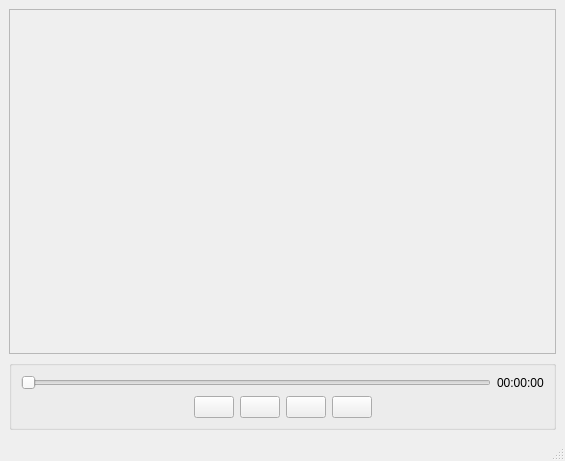
<?xml version="1.0" encoding="UTF-8"?>
<ui version="4.0">
 <class>MediaRendererDisplayWindow</class>
 <widget class="QMainWindow" name="MediaRendererDisplayWindow">
  <property name="geometry">
   <rect>
    <x>0</x>
    <y>0</y>
    <width>565</width>
    <height>461</height>
   </rect>
  </property>
  <property name="windowTitle">
   <string>MainWindow</string>
  </property>
  <widget class="QWidget" name="centralwidget">
   <layout class="QVBoxLayout" name="verticalLayout_3">
    <item>
     <widget class="QScrollArea" name="displayScrollArea">
      <property name="widgetResizable">
       <bool>true</bool>
      </property>
      <widget class="QWidget" name="scrollAreaWidgetContents">
       <property name="geometry">
        <rect>
         <x>0</x>
         <y>0</y>
         <width>543</width>
         <height>291</height>
        </rect>
       </property>
       <layout class="QVBoxLayout" name="verticalLayout_2">
        <item>
         <layout class="QVBoxLayout" name="verticalLayout"/>
        </item>
       </layout>
      </widget>
     </widget>
    </item>
    <item>
     <widget class="QGroupBox" name="groupBox">
      <property name="title">
       <string/>
      </property>
      <property name="alignment">
       <set>Qt::AlignCenter</set>
      </property>
      <layout class="QGridLayout" name="gridLayout">
       <item row="0" column="0">
        <layout class="QHBoxLayout" name="horizontalLayout_3">
         <item>
          <widget class="QSlider" name="timeSlider">
           <property name="orientation">
            <enum>Qt::Horizontal</enum>
           </property>
          </widget>
         </item>
         <item>
          <widget class="QLabel" name="timeLabel">
           <property name="text">
            <string>00:00:00</string>
           </property>
          </widget>
         </item>
        </layout>
       </item>
       <item row="1" column="0">
        <layout class="QHBoxLayout" name="horizontalLayout_2">
         <item>
          <spacer name="leftHorizontalSpacer">
           <property name="orientation">
            <enum>Qt::Horizontal</enum>
           </property>
           <property name="sizeHint" stdset="0">
            <size>
             <width>78</width>
             <height>20</height>
            </size>
           </property>
          </spacer>
         </item>
         <item>
          <layout class="QHBoxLayout" name="horizontalLayout">
           <property name="rightMargin">
            <number>0</number>
           </property>
           <item>
            <widget class="QPushButton" name="stopButton">
             <property name="sizePolicy">
              <sizepolicy hsizetype="Fixed" vsizetype="Fixed">
               <horstretch>0</horstretch>
               <verstretch>0</verstretch>
              </sizepolicy>
             </property>
             <property name="maximumSize">
              <size>
               <width>48</width>
               <height>48</height>
              </size>
             </property>
             <property name="text">
              <string/>
             </property>
             <property name="icon">
              <iconset resource="resource.qrc">
               <normaloff>:/icon/stop.svg</normaloff>:/icon/stop.svg</iconset>
             </property>
             <property name="iconSize">
              <size>
               <width>48</width>
               <height>48</height>
              </size>
             </property>
            </widget>
           </item>
           <item>
            <widget class="QPushButton" name="backwardButton">
             <property name="sizePolicy">
              <sizepolicy hsizetype="Fixed" vsizetype="Fixed">
               <horstretch>0</horstretch>
               <verstretch>0</verstretch>
              </sizepolicy>
             </property>
             <property name="minimumSize">
              <size>
               <width>0</width>
               <height>0</height>
              </size>
             </property>
             <property name="maximumSize">
              <size>
               <width>48</width>
               <height>48</height>
              </size>
             </property>
             <property name="text">
              <string/>
             </property>
             <property name="icon">
              <iconset resource="resource.qrc">
               <normaloff>:/icon/backward.svg</normaloff>:/icon/backward.svg</iconset>
             </property>
             <property name="iconSize">
              <size>
               <width>48</width>
               <height>48</height>
              </size>
             </property>
            </widget>
           </item>
           <item>
            <widget class="QPushButton" name="playButton">
             <property name="sizePolicy">
              <sizepolicy hsizetype="Fixed" vsizetype="Fixed">
               <horstretch>0</horstretch>
               <verstretch>0</verstretch>
              </sizepolicy>
             </property>
             <property name="minimumSize">
              <size>
               <width>0</width>
               <height>0</height>
              </size>
             </property>
             <property name="maximumSize">
              <size>
               <width>48</width>
               <height>48</height>
              </size>
             </property>
             <property name="text">
              <string/>
             </property>
             <property name="icon">
              <iconset resource="resource.qrc">
               <normaloff>:/icon/start.svg</normaloff>:/icon/start.svg</iconset>
             </property>
             <property name="iconSize">
              <size>
               <width>48</width>
               <height>48</height>
              </size>
             </property>
            </widget>
           </item>
           <item>
            <widget class="QPushButton" name="forwardButton">
             <property name="sizePolicy">
              <sizepolicy hsizetype="Fixed" vsizetype="Fixed">
               <horstretch>0</horstretch>
               <verstretch>0</verstretch>
              </sizepolicy>
             </property>
             <property name="minimumSize">
              <size>
               <width>0</width>
               <height>0</height>
              </size>
             </property>
             <property name="maximumSize">
              <size>
               <width>48</width>
               <height>48</height>
              </size>
             </property>
             <property name="text">
              <string/>
             </property>
             <property name="icon">
              <iconset resource="resource.qrc">
               <normaloff>:/icon/forward.svg</normaloff>:/icon/forward.svg</iconset>
             </property>
             <property name="iconSize">
              <size>
               <width>48</width>
               <height>48</height>
              </size>
             </property>
            </widget>
           </item>
          </layout>
         </item>
         <item>
          <spacer name="rightHorizontalSpacer">
           <property name="orientation">
            <enum>Qt::Horizontal</enum>
           </property>
           <property name="sizeHint" stdset="0">
            <size>
             <width>78</width>
             <height>20</height>
            </size>
           </property>
          </spacer>
         </item>
        </layout>
       </item>
      </layout>
     </widget>
    </item>
   </layout>
  </widget>
  <widget class="QMenuBar" name="menubar">
   <property name="geometry">
    <rect>
     <x>0</x>
     <y>0</y>
     <width>565</width>
     <height>23</height>
    </rect>
   </property>
  </widget>
  <widget class="QStatusBar" name="statusbar"/>
 </widget>
 <resources>
  <include location="resource.qrc"/>
 </resources>
 <connections/>
</ui>
